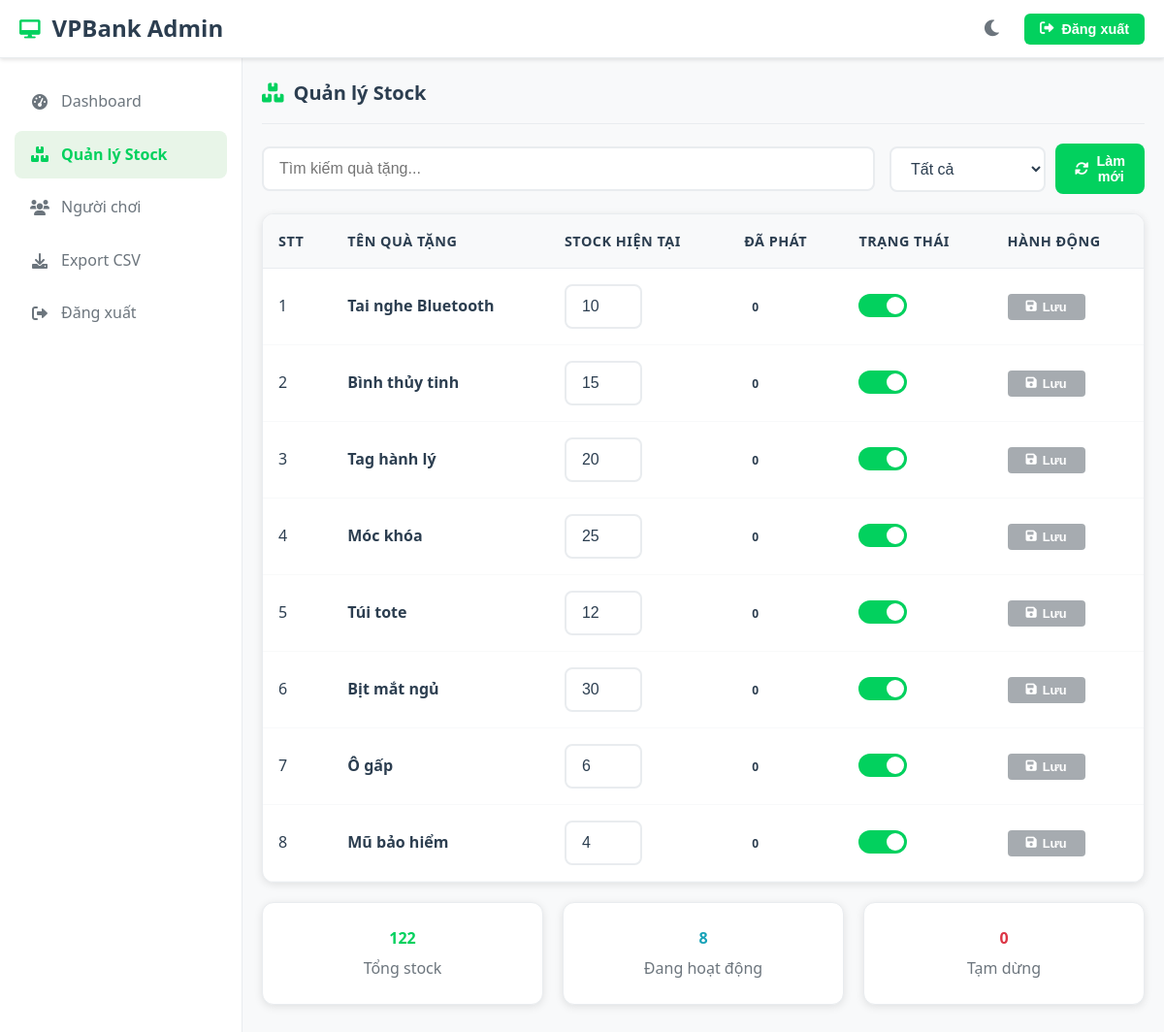
The app's page /admin/manage-stock.php (signed in) with its own data.
### tables this page shows
CREATE TABLE prizes (
    id TINYINT AUTO_INCREMENT PRIMARY KEY,
    name VARCHAR(100) NOT NULL UNIQUE,
    display_order TINYINT NOT NULL UNIQUE,
    stock INT DEFAULT 0,
    is_active BOOLEAN DEFAULT TRUE,
    created_at TIMESTAMP DEFAULT CURRENT_TIMESTAMP
);

### admin/manage-stock.php (the view, shortened to what this page needs)
<?php
require_once 'includes/header.php';
try {
    $search = $_GET['search'] ?? '';
    $status = $_GET['status'] ?? 'all';
    $whereConditions = ["pr.name NOT LIKE '%(2)' AND pr.name NOT LIKE '%(3)' AND pr.name NOT LIKE '%(4)'"];
    $params = [];
    $whereClause = 'WHERE ' . implode(' AND ', $whereConditions);
    $sql = "
        SELECT pr.id, pr.name, pr.display_order, pr.stock, pr.is_active,
               COALESCE(ps.count, 0) as distributed_count
        FROM prizes pr
        LEFT JOIN prize_statistics ps ON pr.id = ps.prize_id
        $whereClause
        ORDER BY pr.display_order ASC
    ";
    $stmt = $pdo->prepare($sql);
    $stmt->execute($params);
    $prizes = $stmt->fetchAll(PDO::FETCH_ASSOC);
} catch(PDOException $e) {
    $error = "Lỗi khi tải dữ liệu: " . $e->getMessage();
    $prizes = [];
}
?>
<div class="stock-management">
    <div class="card-header">
        <h2 class="card-title">
            <i class="fas fa-boxes"></i>
            Quản lý Stock
        </h2>
    </div>
    <div class="search-filter">
        <div class="search-box">
            <input type="text" class="form-control search-input" placeholder="Tìm kiếm quà tặng..."
                   value="<?php echo htmlspecialchars($search); ?>"
                   onkeyup="if(event.key==='Enter') this.form.submit()">
        </div>
        <div class="filter-group">
            <select name="status" class="form-control" onchange="this.form.submit()">
                <option value="all" <?php echo $status === 'all' ? 'selected' : ''; ?>>Tất cả</option>
            </select>
            <button type="button" class="btn btn-primary" onclick="refreshPage()">
                <i class="fas fa-sync-alt"></i>
                Làm mới
            </button>
        </div>
    </div>
    <div class="table-container">
        <table class="table">
            <thead>
                <tr>
                    <th>STT</th>
                    <th>Tên quà tặng</th>
                    <th>Stock hiện tại</th>
                    <th>Đã phát</th>
                    <th>Trạng thái</th>
                    <th>Hành động</th>
                </tr>
            </thead>
            <tbody>
                <?php if (!empty($prizes)): ?>
                    <?php foreach ($prizes as $index => $prize): ?>
                    <tr>
                        <td><?php echo $index + 1; ?></td>
                        <td>
                            <strong><?php echo htmlspecialchars($prize['name']); ?></strong>
                        </td>
                        <td>
                            <input type="number"
                                   class="form-control stock-input"
                                   value="<?php echo $prize['stock']; ?>"
                                   data-prize-id="<?php echo $prize['id']; ?>"
                                   min="0"
                                   style="width: 80px; display: inline-block;">
                        </td>
                        <td>
                            <span class="badge badge-info"><?php echo number_format($prize['distributed_count']); ?></span>
                        </td>
                        <td>
                            <label class="switch">
                                <span class="slider"></span>
                            </label>
                        </td>
                        <td>
                            <button class="btn btn-sm btn-primary save-stock-btn"
                                    data-prize-id="<?php echo $prize['id']; ?>">
                            </button>
                        </td>
                    </tr>
                    <?php endforeach; ?>
                <?php endif; ?>
            </tbody>
        </table>
    </div>
    <div class="row" style="margin-top: 20px;">
        <div class="col-md-4">
            <div class="card">
                <div class="card-body" style="text-align: center;">
                    <h4 style="color: #02d15e; margin-bottom: 5px;">
                        <?php echo number_format(array_sum(array_column($prizes, 'stock'))); ?>
                    </h4>
                    <p style="color: #6c757d; margin: 0;">Tổng stock</p>
                </div>
            </div>
        </div>
        <div class="col-md-4">
            <div class="card">
                <div class="card-body" style="text-align: center;">
                    <h4 style="color: #17a2b8; margin-bottom: 5px;">
                        <?php echo count(array_filter($prizes, function($p) { return $p['is_active']; })); ?>
                    </h4>
                    <p style="color: #6c757d; margin: 0;">Đang hoạt động</p>
                </div>
            </div>
        </div>
        <div class="col-md-4">
            <div class="card">
                <div class="card-body" style="text-align: center;">
                    <h4 style="color: #dc3545; margin-bottom: 5px;">
                        <?php echo count(array_filter($prizes, function($p) { return !$p['is_active']; })); ?>
                    </h4>
                    <p style="color: #6c757d; margin: 0;">Tạm dừng</p>
                </div>
            </div>
        </div>
    </div>
</div>
<?php require_once 'includes/footer.php'; ?>

### assets/css/admin.css (style rules this page uses)
* { margin: 0; padding: 0; box-sizing: border-box; }
body { font-family: 'Segoe UI', Tahoma, Geneva, Verdana, sans-serif; background-color: #f8f9fa; color: #2c3e50; line-height: 1.6; }
.card { background: #ffffff; border-radius: 12px; padding: 24px; box-shadow: 0 2px 8px rgba(0, 0, 0, 0.1); margin-bottom: 20px; border: 1px solid #e9ecef; }
.card-header { display: flex; align-items: center; justify-content: space-between; margin-bottom: 20px; padding-bottom: 15px; border-bottom: 1px solid #e9ecef; }
.card-title { color: #2c3e50; font-size: 1.25rem; font-weight: 700; display: flex; align-items: center; gap: 10px; }
.card-title i { color: #02d15e; }
.table-container { background: #ffffff; border-radius: 12px; overflow: hidden; box-shadow: 0 2px 8px rgba(0, 0, 0, 0.1); border: 1px solid #e9ecef; }
.table { width: 100%; border-collapse: collapse; }
.table th { background: #f8f9fa; color: #2c3e50; font-weight: 600; padding: 16px; text-align: left; border-bottom: 1px solid #e9ecef; font-size: 0.9rem; text-transform: uppercase; letter-spacing: 0.5px; }
.table td { padding: 16px; border-bottom: 1px solid #f8f9fa; color: #2c3e50; }
.form-control { width: 100%; padding: 12px 16px; border: 2px solid #e9ecef; border-radius: 8px; font-size: 1rem; background-color: #ffffff; color: #2c3e50; transition: all 0.3s ease; }
.btn { display: inline-flex; align-items: center; gap: 8px; padding: 10px 20px; border: none; border-radius: 8px; font-size: 0.9rem; font-weight: 600; cursor: pointer; text-decoration: none; transition: all 0.3s ease; text-align: center; justify-content: center; }
.btn-primary { background: #02d15e; color: white; }
.btn-secondary { background: #6c757d; color: white; border: none; padding: 10px 20px; border-radius: 6px; cursor: not-allowed; transition: all 0.3s ease; }
.btn-sm { padding: 6px 12px; font-size: 0.8rem; }
.search-filter { display: flex; gap: 15px; margin-bottom: 20px; flex-wrap: wrap; align-items: center; }
.search-box { flex: 1; min-width: 200px; }
.filter-group { display: flex; gap: 10px; align-items: center; }
.badge { padding: 4px 8px; border-radius: 4px; font-size: 0.75rem; font-weight: 600; text-transform: uppercase; }
.btn:disabled { opacity: 0.6; cursor: not-allowed; }
.save-stock-btn { display: inline-flex; align-items: center; gap: 6px; padding: 6px 12px; border: none; border-radius: 4px; font-size: 0.8rem; font-weight: 600; cursor: pointer; transition: all 0.3s ease; min-width: 80px; justify-content: center; }
.save-stock-btn:disabled { opacity: 0.6; cursor: not-allowed; }
.save-stock-btn.btn-primary { background: #02d15e; color: white; }
.save-stock-btn.btn-secondary { background: #6c757d; color: white; cursor: not-allowed; }

### admin/manage-stock.php (style rules this page uses)
.switch { position: relative; display: inline-block; width: 50px; height: 24px; }
.slider { position: absolute; cursor: pointer; top: 0; left: 0; right: 0; bottom: 0; background-color: #ccc; transition: .4s; border-radius: 24px; }
.slider:before { position: absolute; content: ""; height: 18px; width: 18px; left: 3px; bottom: 3px; background-color: white; transition: .4s; border-radius: 50%; }
input:checked + .slider { background-color: #02d15e; }
input:checked + .slider:before { transform: translateX(26px); }
.row { display: grid; grid-template-columns: repeat(3, 1fr); gap: 20px; }

### records on screen
prizes: name "Tai nghe Bluetooth", stock "10", distributed_count "0"
prizes: name "Bình thủy tinh", stock "15", distributed_count "0"
prizes: name "Tag hành lý", stock "20", distributed_count "0"
prizes: name "Móc khóa", stock "25", distributed_count "0"
prizes: name "Túi tote", stock "12", distributed_count "0"
prizes: name "Bịt mắt ngủ", stock "30", distributed_count "0"
prizes: name "Ô gấp", stock "6", distributed_count "0"
prizes: name "Mũ bảo hiểm", stock "4", distributed_count "0"

### other values on screen
array_sum(array_column($prizes, 'stock')) "122"
count(array_filter($prizes, function($p) { return $p['is_active']; })) "8"
